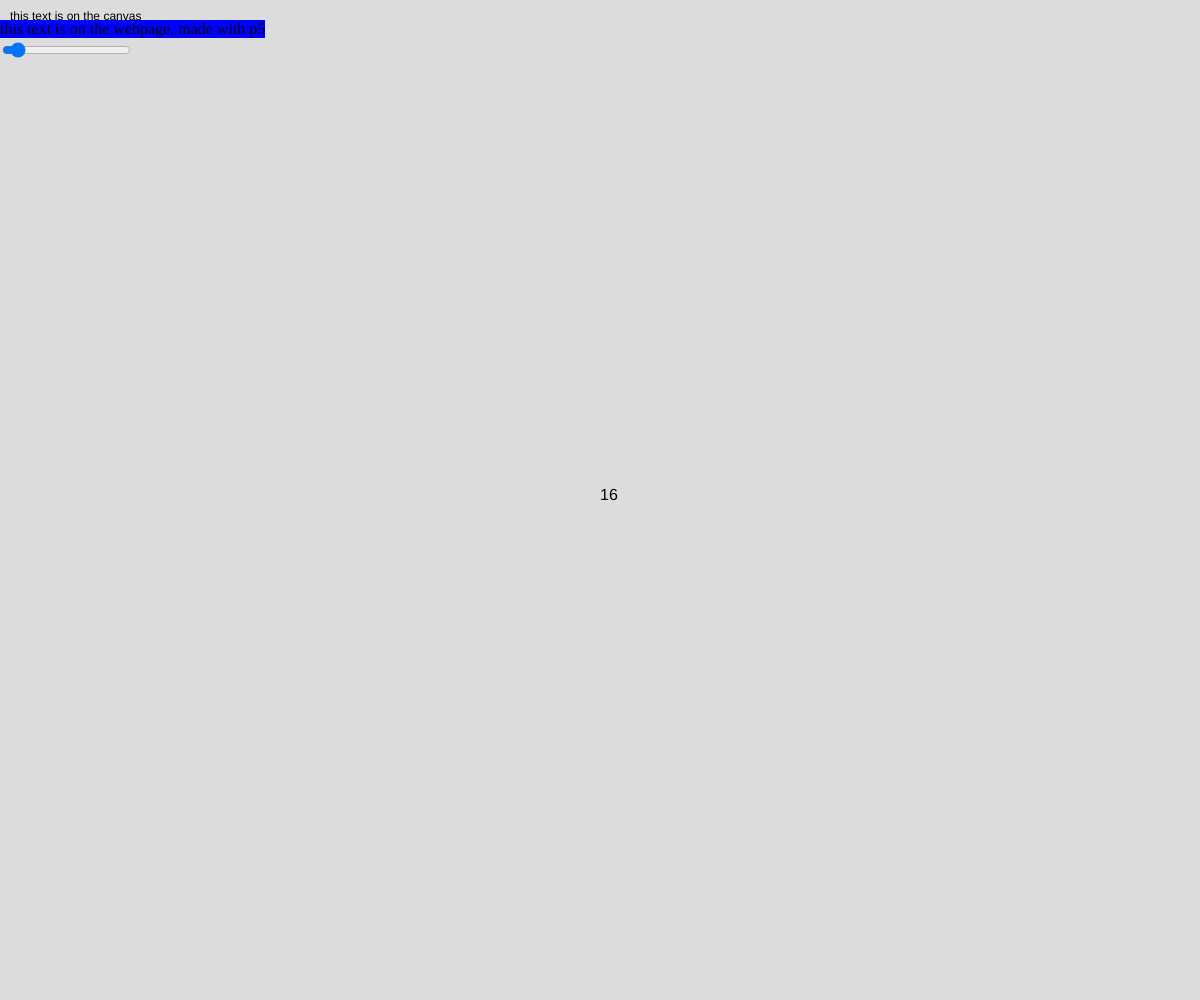
Frame 1 (no input)
Frame 60 (no input): identical to frame 1, image omitted
Frame 120 (the mouse pressed at the canvas centre since frame 60): identical to frame 1, image omitted

The p5.js sketch that drew this single still picture (run headless with seeded random() and noise() and a simulated clock; from frame 60 on, the mouse is pressed at the canvas centre):

// p5.js sketch
// ── sketch.js
//
let para
let slider 
let sliderValue =16

function setup() {
  createCanvas(windowWidth, windowHeight);
  // Help blind or low-vision users understand your sketch
  describe("A 400 by 400 pixel gray canvas.");

  para = createP('this text is on the webpage, made with p5')
//adjust the position of mu p5 added <p>
  para.position(0,20)
  //adjusting the CSS with JavaScript 
  //any style applied with js will override any styles applied with CSS
  para.style('background-color:blue')
  para.style('margin:0')

  slider = createSlider(12,72,sliderValue)
  slider.position(0,40)
  slider.changed(sliderChanged)
}

function draw() {
  background(220);

  text("this text is on the canvas",10,20)

  push()
textSize(sliderValue)
  text(sliderValue,width/2,height/2)
  pop()
}

// declared function that when the slider changes, update the global slider 
function sliderChanged()
{
  sliderVaule = slider.value() 
}
// ── style.css
html, body {
  margin: 0;
  padding: 0;
}
canvas {
  display: block;
}

/* grab all of my <p> tags */
p{
  background-color: red; 
  color: white; 
}
